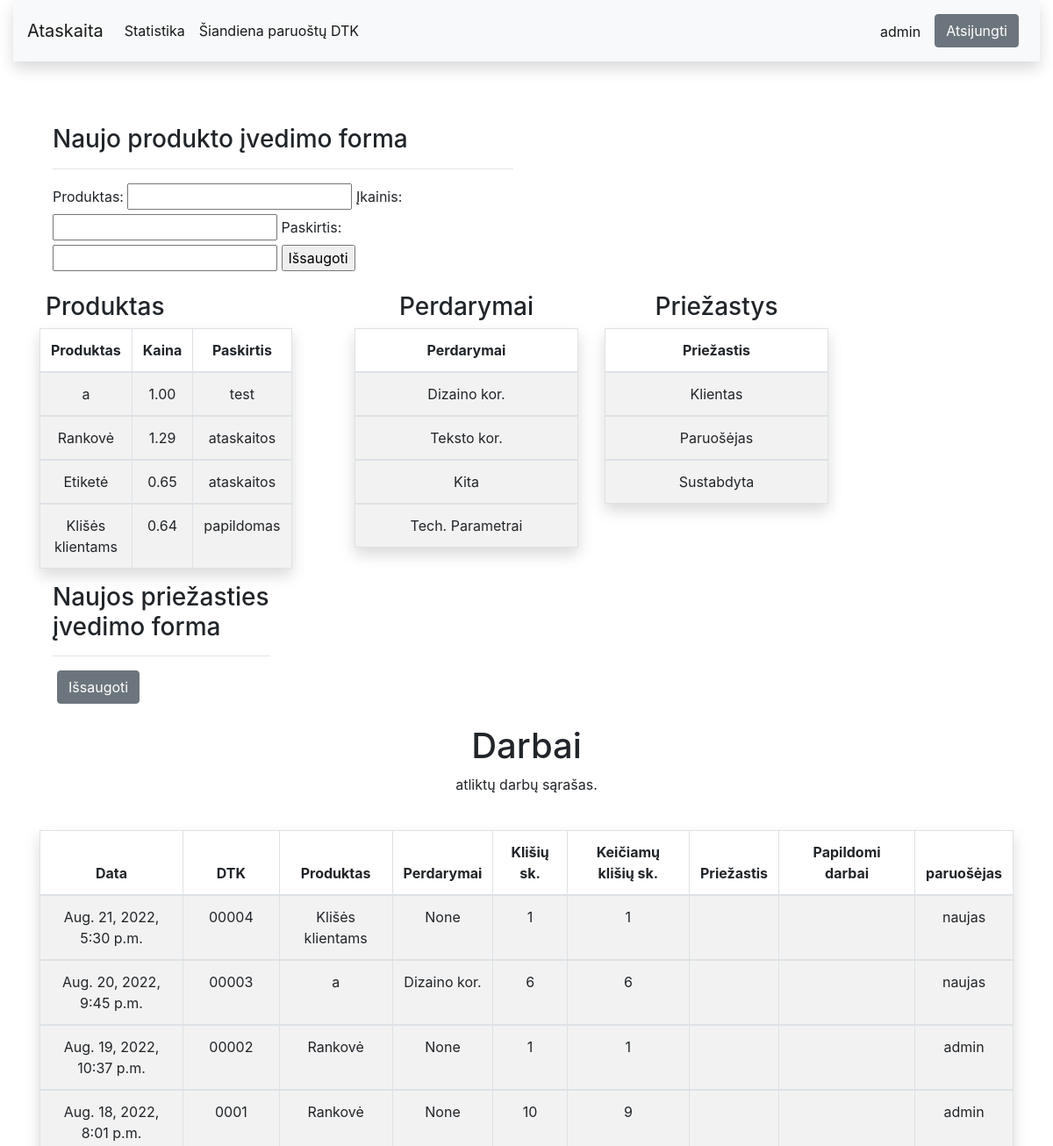
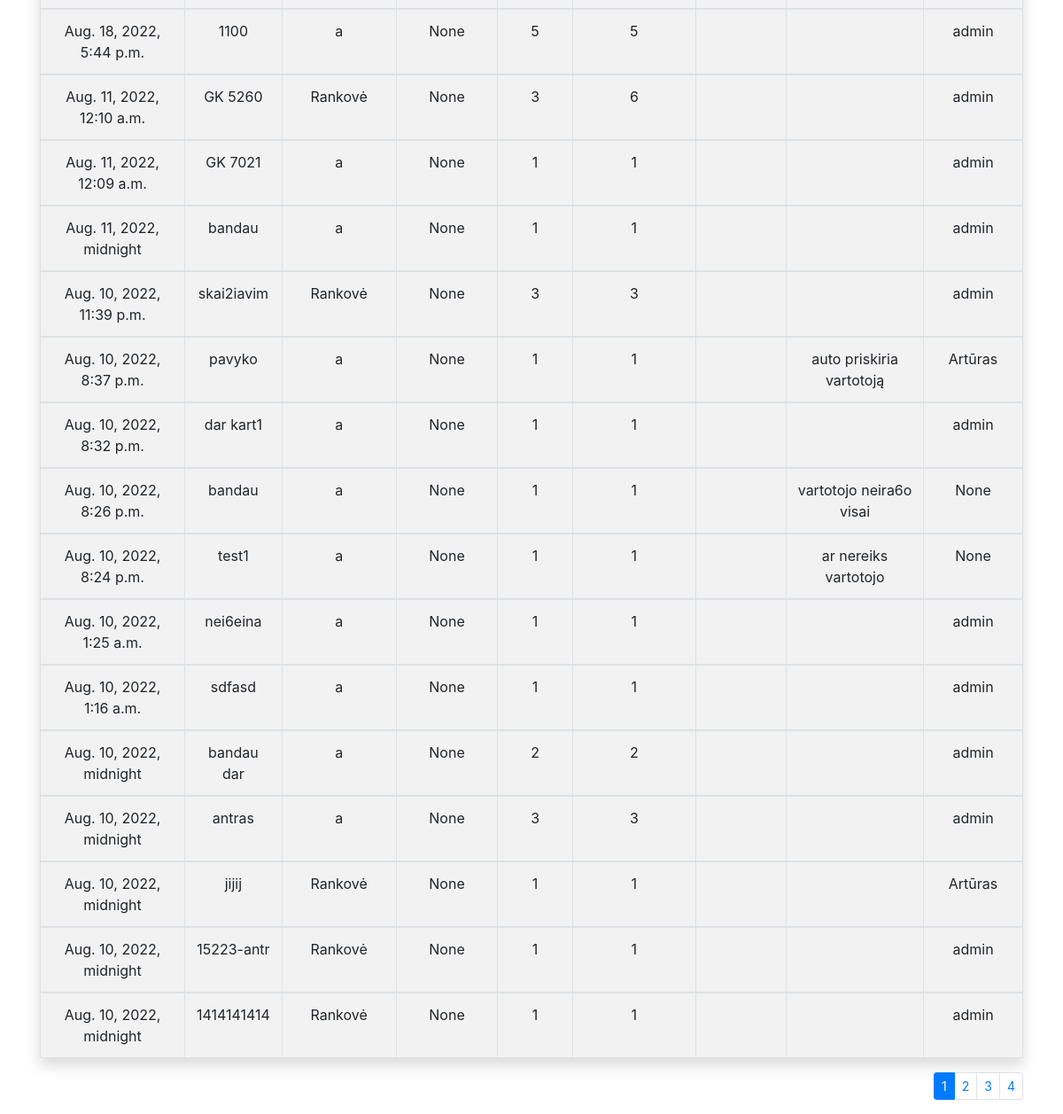
The app's page /ataskaitos/master/ (signed in) with its own data (2 pictures, top to bottom).
### ataskaitos/models.py (models this page shows, shortened)
class Product(models.Model):
    product_name = models.CharField('Produktas', max_length=50)
    price = models.DecimalField('Įkainis', max_digits=10, decimal_places=2)
    purpose = models.CharField('paskirtis', max_length=50, null=True, blank=True)
    def __str__(self):
       return str(self.product_name)

class Remake(models.Model):
    remakes = models.CharField('Perdarymai', max_length=50)
    def __str__(self):
        return str(self.remakes)

class Reason(models.Model):
    reasons = models.CharField('Priežastys', max_length=50)

class Report(models.Model):
    date_field = models.DateTimeField('Data', default=datetime.now)
    dtk_nr = models.CharField('DTK Nr.', max_length=10)
    product_name = models.ForeignKey(Product, help_text='Pasirinkite produktą', on_delete=models.SET_NULL, null=True)
    remakes = models.ForeignKey(Remake, help_text='Pasirinkite perdarimo priežastis', on_delete=models.CASCADE, null=True, blank=True)
    number_of_plates = models.PositiveIntegerField('Klišių sk.')
    number_of_new_plates = models.PositiveIntegerField('Keičiamų klišių sk.')
    reasons = models.ForeignKey(Reason, help_text='Pasirinkite korekcijos tipą', on_delete=models.SET_NULL, null=True, blank=True)
    notes = models.TextField('Pastabos', max_length=1000, help_text='Papildomi dabai', blank=True)
    user = models.ForeignKey(User, on_delete=models.CASCADE, null=True)

### ataskaitos/views.py (the view)
# urls.py: path('master/', views.master, name='master' ),
def master(request):
    form=ProductForm()
    if request.method == 'POST':
        form = ProductForm(request.POST)
        if form.is_valid():
            form.save()
    master = Product.objects.all()
    reason = Reason.objects.all()
    remake = Remake.objects.all()
    paginator = Paginator(Report.objects.order_by('-date_field'), 20)
    page_number = request.GET.get('page')
    paged_reports = paginator.get_page(page_number)
    context={
        'form':form,
        'master':master,
        'report':paged_reports,
        'reason':reason,
        'remake':remake,
        }
    return render(request, 'master.html', context=context)

### ataskaitos/forms.py
class ProductForm(ModelForm):
    class Meta:
        model = Product
        fields = '__all__'

### ataskaitos/templates/master.html (shortened to what this page needs)
{% extends "base.html" %}
{% block content %}
<br>
<div class="container">
    <div class="col-md-6">
    <h3>Naujo produkto įvedimo forma</h3>
    <hr>
    <form action="" method=POST>
        {{form}}
        <input type = "submit" value = "Išsaugoti" >
    </form>
    </div>
    <br>
    <div class="row">
        <div>
            <div class="col-md-6 text-center">
                <h3>Produktas</h3>
                <table class="table text-center table-striped table-bordered table-hover shadow">
                    <thead>
                        <tr>
                            <th>Produktas</th>
                            <th>Kaina</th>
                            <th>Paskirtis</th>
                        </tr>
                    </thead>
                {% for i in master %}
                    <tbody>
                        <tr>
                            <td>{{i.product_name}}</td>
                            <td>{{i.price}}</td>
                            <td>{{i.purpose}}</td>
                        </tr>
                    </tbody>
                {% endfor %}
                </table>
            </div>
        </div>
        <div class="col-md-3 text-center">
            <h3>Perdarymai</h3>
            <table class="table text-center table-striped table-bordered table-hover shadow">
            <thead>
                <tr>
                    <th>Perdarymai</th>
                </tr>
            </thead>
            {% for i in remake %}
            <tbody>
                <tr>
                    <td>{{i.remakes}}</td>
                </tr>
            </tbody>
            {% endfor %}
            </table>
        </div>
        <div class="col-md-3 text-center">
            <h3>Priežastys</h3>
            <table class=" table text-center table-striped table-bordered table-hover shadow">
            <thead>
                <tr>
                    <th>Priežastis</th>
                </tr>
            </thead>
            {% for i in reason %}
            <tbody>
                <tr>
                    <td>{{i.reasons}}</td>
                </tr>
            </tbody>
            {% endfor %}
            </table>
        </div>
    </div>
        <div class="col-md-3">
            <h3>Naujos priežasties įvedimo forma</h3>
            <hr>
            <form  class="form-inline" action="" method=POST>
                <div class="form-row">
                    <div class="col">{{ form.reasons }}</div>
                    <input type = "submit" value = "Išsaugoti" class = "btn btn-secondary">
                </div>
            </form>
        </div>
<br>
<div class="text-center">
    <h1>Darbai</h1>
  <p>atliktų darbų sąrašas.</p>
</div>
<br>
<div>
    <table class="table text-center table-striped table-bordered table-hover shadow">
        <thead>
            <tr>
                <th>Data</th>
                <th>DTK</th>
                <th>Produktas</th>
                <th>Perdarymai</th>
                <th>Klišių sk.</th>
                <th>Keičiamų klišių sk.</th>
                <th>Priežastis</th>
                <th>Papildomi darbai</th>
                <th>paruošėjas</th>
            </tr>
        </thead>
        {% for a in report %}
        <tbody>
            <tr>
                <td>{{a.date_field}}</td>
                <td>{{a.dtk_nr}}</td>
                <td>{{a.product_name}}</td>
                <td>{{a.remakes}}</td>
                <td>{{a.number_of_plates}}</td>
                <td>{{a.number_of_new_plates}}</td>
                <td>{{a.reason}}</td>
                <td>{{a.notes}}</td>
                <td>{{a.user}}</td>
            </tr>
        </tbody>
        {% endfor %}
        </table>
</div>
<div class="puslapiai">
    <nav aria-label="...">
        {% if report.has_other_pages %}
            <ul class="pagination pagination-sm justify-content-end">
                {% for i in report.paginator.page_range %}
                    {% if report.number == i %}
                        <li class="page-item active">
                            <a class="page-link" href">{{ i }}</a>
                        </li>
                    {% else %}
                        <li class="page-item">
                            <a class="page-link" href="?page={{ i }}">{{ i }}</a>
                        </li>
                    {% endif %}
                {% endfor %}
            </ul>
        {% endif %}
    </nav>
</div>
</div>
{% endblock %}

### ataskaitos/templates/base.html (shortened to what this page needs)
<!DOCTYPE html>
<html lang="en">
<head>
    <link rel="stylesheet" href="https://stackpath.bootstrapcdn.com/bootstrap/4.1.3/css/bootstrap.min.css">
    {% load static %}
    <link rel="stylesheet" href="{% static 'css/styles.css' %}">
</head>
<body>
    <div class="container-fluid">
        <nav class="navbar navbar-expand-lg navbar-light bg-light shadow">
          {% if request.user.is_superuser %}
            <a class="navbar-brand" href="{% url 'master' %}">Ataskaita</a>
            {% endif %}
            <div class="collapse navbar-collapse" id="navbarSupportedContent">
              <ul class="navbar-nav mr-auto">
                <li class="nav-item active">
                  <a class="nav-link" href="{% url 'index' %}">Statistika <span class="sr-only">(current)</span></a>
                </li>
                <li class="nav-item active">
                <a class="nav-link active">Šiandiena paruoštų <strong>{{ num_reports_of_day }}</strong> DTK</a>
                </li>
              </ul>
              {% if user.is_authenticated %}
              <ul class="navbar-nav ml-auto">
                <li class="nav-item active">
                    <a class="mt-2 nav-link" href="{% url 'report' %}">{{ num_reports_of_month.number_of_new_plates__sum }}  {{ user.get_username }}</a>
                </li>
                <li class="nav-item active">
                  <a class="nav-link" href="{% url 'logout'%}?next={{request.path}}"><button class="btn btn-secondary">Atsijungti</button></a>
                </li>
              </ul>
              {% endif %}
            </div>
        </nav>
        <br/><br/>
        <div >{% block content %}{% endblock %}</div>
    </div>
</body>
</html>

### records on screen
Product: product_name "a", price "1.00", purpose "test"
Product: product_name "Rankovė", price "1.29", purpose "ataskaitos"
Product: product_name "Etiketė", price "0.65", purpose "ataskaitos"
Product: product_name "Klišės klientams", price "0.64", purpose "papildomas"
Remake: remakes "Dizaino kor."
Remake: remakes "Teksto kor."
Remake: remakes "Kita"
Remake: remakes "Tech. Parametrai"
Reason: reasons "Klientas"
Reason: reasons "Paruošėjas"
Reason: reasons "Sustabdyta"
Report: date_field "Aug. 21, 2022, 5:30 p.m.", dtk_nr "00004", product_name "Klišės klientams", remakes "None", number_of_plates "1", number_of_new_plates "1", user "naujas"
Report: date_field "Aug. 20, 2022, 9:45 p.m.", dtk_nr "00003", product_name "a", remakes "Dizaino kor.", number_of_plates "6", number_of_new_plates "6", user "naujas"
Report: date_field "Aug. 19, 2022, 10:37 p.m.", dtk_nr "00002", product_name "Rankovė", remakes "None", number_of_plates "1", number_of_new_plates "1", user "admin"
Report: date_field "Aug. 18, 2022, 8:01 p.m.", dtk_nr "0001", product_name "Rankovė", remakes "None", number_of_plates "10", number_of_new_plates "9", user "admin"
Report: date_field "Aug. 18, 2022, 5:44 p.m.", dtk_nr "1100", product_name "a", remakes "None", number_of_plates "5", number_of_new_plates "5", user "admin"
Report: date_field "Aug. 11, 2022, 12:10 a.m.", dtk_nr "GK 5260", product_name "Rankovė", remakes "None", number_of_plates "3", number_of_new_plates "6", user "admin"
Report: date_field "Aug. 11, 2022, 12:09 a.m.", dtk_nr "GK 7021", product_name "a", remakes "None", number_of_plates "1", number_of_new_plates "1", user "admin"
Report: date_field "Aug. 11, 2022, midnight", dtk_nr "bandau", product_name "a", remakes "None", number_of_plates "1", number_of_new_plates "1", user "admin"
Report: date_field "Aug. 10, 2022, 11:39 p.m.", dtk_nr "skai2iavim", product_name "Rankovė", remakes "None", number_of_plates "3", number_of_new_plates "3", user "admin"
Report: date_field "Aug. 10, 2022, 8:37 p.m.", dtk_nr "pavyko", product_name "a", remakes "None", number_of_plates "1", number_of_new_plates "1", notes "auto priskiria vartotoją", user "Artūras"
Report: date_field "Aug. 10, 2022, 8:32 p.m.", dtk_nr "dar kart1", product_name "a", remakes "None", number_of_plates "1", number_of_new_plates "1", user "admin"
Report: date_field "Aug. 10, 2022, 8:26 p.m.", dtk_nr "bandau", product_name "a", remakes "None", number_of_plates "1", number_of_new_plates "1", notes "vartotojo neira6o visai", user "None"
Report: date_field "Aug. 10, 2022, 8:24 p.m.", dtk_nr "test1", product_name "a", remakes "None", number_of_plates "1", number_of_new_plates "1", notes "ar nereiks vartotojo", user "None"
Report: date_field "Aug. 10, 2022, 1:25 a.m.", dtk_nr "nei6eina", product_name "a", remakes "None", number_of_plates "1", number_of_new_plates "1", user "admin"
Report: date_field "Aug. 10, 2022, 1:16 a.m.", dtk_nr "sdfasd", product_name "a", remakes "None", number_of_plates "1", number_of_new_plates "1", user "admin"
Report: date_field "Aug. 10, 2022, midnight", dtk_nr "bandau dar", product_name "a", remakes "None", number_of_plates "2", number_of_new_plates "2", user "admin"
Report: date_field "Aug. 10, 2022, midnight", dtk_nr "antras", product_name "a", remakes "None", number_of_plates "3", number_of_new_plates "3", user "admin"
Report: date_field "Aug. 10, 2022, midnight", dtk_nr "jijij", product_name "Rankovė", remakes "None", number_of_plates "1", number_of_new_plates "1", user "Artūras"
Report: date_field "Aug. 10, 2022, midnight", dtk_nr "15223-antr", product_name "Rankovė", remakes "None", number_of_plates "1", number_of_new_plates "1", user "admin"
Report: date_field "Aug. 10, 2022, midnight", dtk_nr "1414141414", product_name "Rankovė", remakes "None", number_of_plates "1", number_of_new_plates "1", user "admin"

### other values on screen
{{ user.get_username }} "admin"
{{ i }} "1"
{{ i }} "2" "3" "4"
